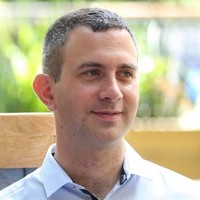
#> input picture src/ynon_perek.jpeg, 200 x 200 px; its folder holds 6 pictures in this run
$ python thumbnail-react-testing-ynon-perek.py
#> lines starting #> are read from the running program, lines starting #| are printed output that depends on the picture
#> in main, `img = Image.new('RGB', (width, height), color=background_color)`: img: PIL image 1280x720 RGB; every value is 221
### bin/mypil.py
import os
from PIL import Image, ImageDraw, ImageFont
from copy import deepcopy

root = os.path.dirname(os.path.dirname(__file__))

def heb(txt):
    rev = txt[::-1]
    return rev

def add_text(draw, text, xy, size, rtl=False, fill=(0, 0, 0)):
    font = ImageFont.truetype('Pillow/Tests/fonts/FreeSansBold.ttf', size)
    my_text = heb(text) if rtl else text
    width, height = font.getsize(my_text)
    xy = deepcopy(xy)
    if xy[0] == 'center':
        #exit(dir(draw))
        size = draw.im.size
        xy = ( (size[0]-width)/2, xy[1])
    xy = (xy[0]-width if rtl else xy[0], xy[1])
    draw.text(
        text = my_text,
        xy   = xy,
        fill = fill,
        font = font,
    )

# [22 lines left out: function add_date, not called in this run]

def embed_image(img, filename, box, size=None, mask=False):
#> called with filename = 'ynon_perek.jpeg', box = (10, 500), size = (200, 200), mask = False
    emb_img_path = os.path.join(root, 'src', filename)
    emb_img = Image.open(emb_img_path, 'r')
#> emb_img is the input picture: PIL image 200x200 RGB; mean R, G, B 188.7, 176.8, 151.2
    #size = (emb_img.size[0] / 2, emb_img.size[1] / 2)
    if size:
        emb_img.thumbnail(size)
    if mask:
       img.paste(emb_img, box=box, mask=emb_img)
    else:
       img.paste(emb_img, box=box)
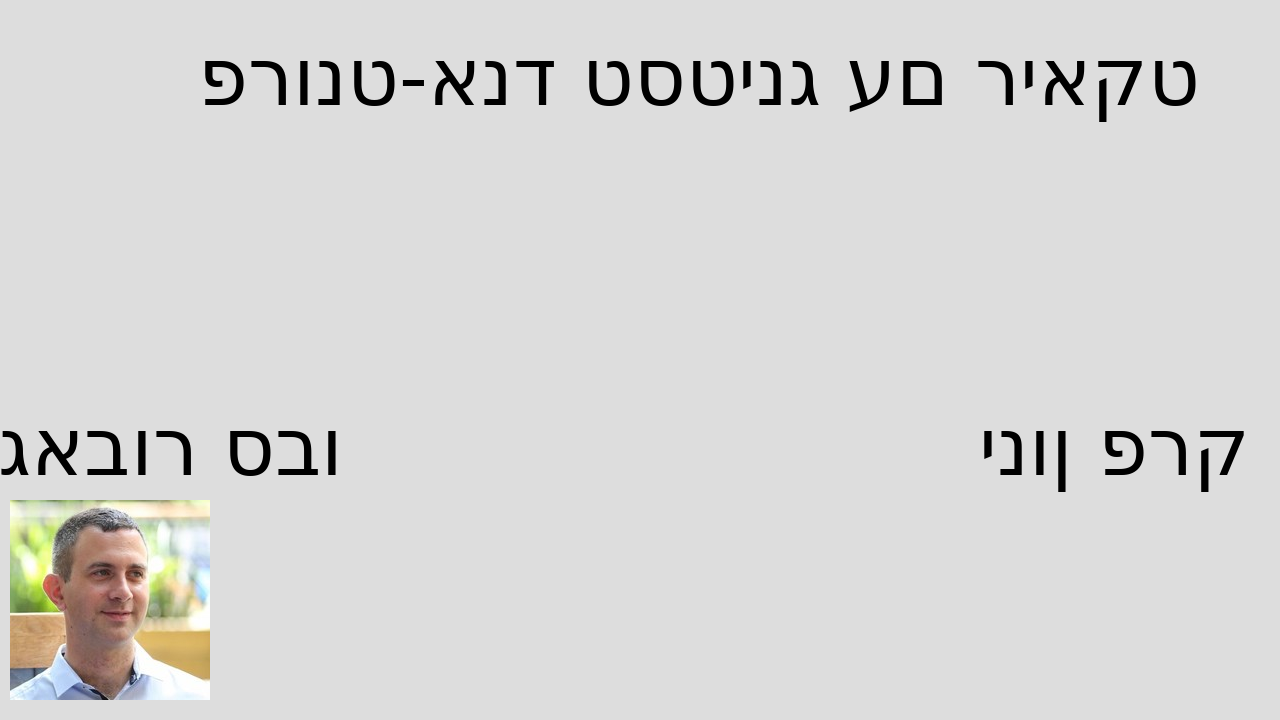
#> img: PIL image 1280x720 RGB; mean R, G, B 214.6, 214.1, 213

### bin/thumbnail-react-testing-ynon-perek.py
import os
from PIL import Image, ImageDraw, ImageFont
from mypil import add_text, add_date, embed_image

width  = 1280
height = 720

# background_color = '#eb8634'
#background_color = '#ebb434'
background_color = '#DDDDDD'

root = os.path.dirname(os.path.dirname(__file__))
#print(root)

def main():
    png_filename = os.path.splitext(os.path.basename(__file__))[0] + '.png'
    #print(png_filename)

    png_filepath = os.path.join(root, 'images', png_filename)
    #print(png_filepath)

    img = Image.new('RGB', (width, height), color=background_color)

    font_gabor = ImageFont.truetype('Pillow/Tests/fonts/FreeMono.ttf', 40)
    font_title = ImageFont.truetype('Pillow/Tests/fonts/FreeSansBold.ttf', 160)
    font = ImageFont.truetype('Pillow/Tests/fonts/FreeSansBold.ttf', 40)
    draw = ImageDraw.Draw(img)
    add_text(
        draw = draw,
        text = "פרונט-אנד טסטינג עם ריאקט",
        rtl  = True,
        size = 80,
        xy   = (1200, 30),
    )

# [7 lines of commented-out code are left out]


    add_text(
        draw = draw,
        text = "גאבור סבו                         ינון פרק",
        rtl  = True,
        size = 80,
        xy   = (1250, 400),
    )
# [24 lines of commented-out code are left out]


    embed_image(img=img, filename='ynon_perek.jpeg',    size=(200, 200), box=(10, 500))
    embed_image(img=img, filename='gabor2_612x612.jpg', size=(200, 200), box=(width-200-10, 500))
#> call 2 of embed_image, with filename = 'gabor2_612x612.jpg', box = (1070, 500), size = (200, 200), mask = False
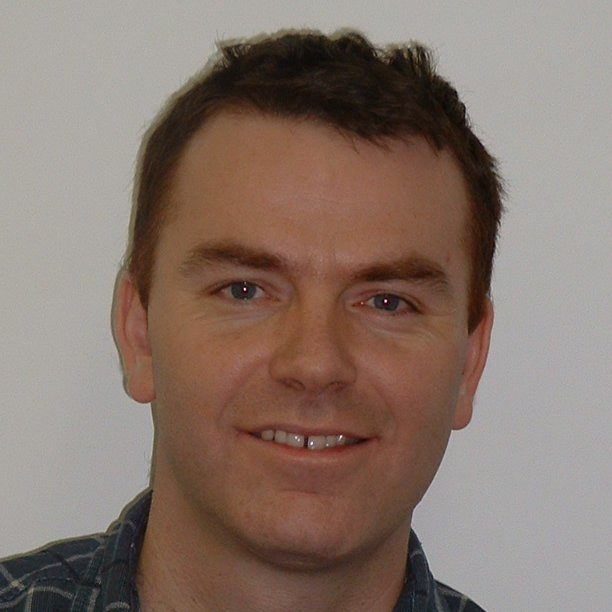
#> input picture src/gabor2_612x612.jpg, 612 x 612 px
#> in embed_image, emb_img is the input picture: PIL image 612x612 RGB; mean R, G, B 135.1, 117.5, 107.8
#> in embed_image (call 2), `img.paste(emb_img, box=box)`:
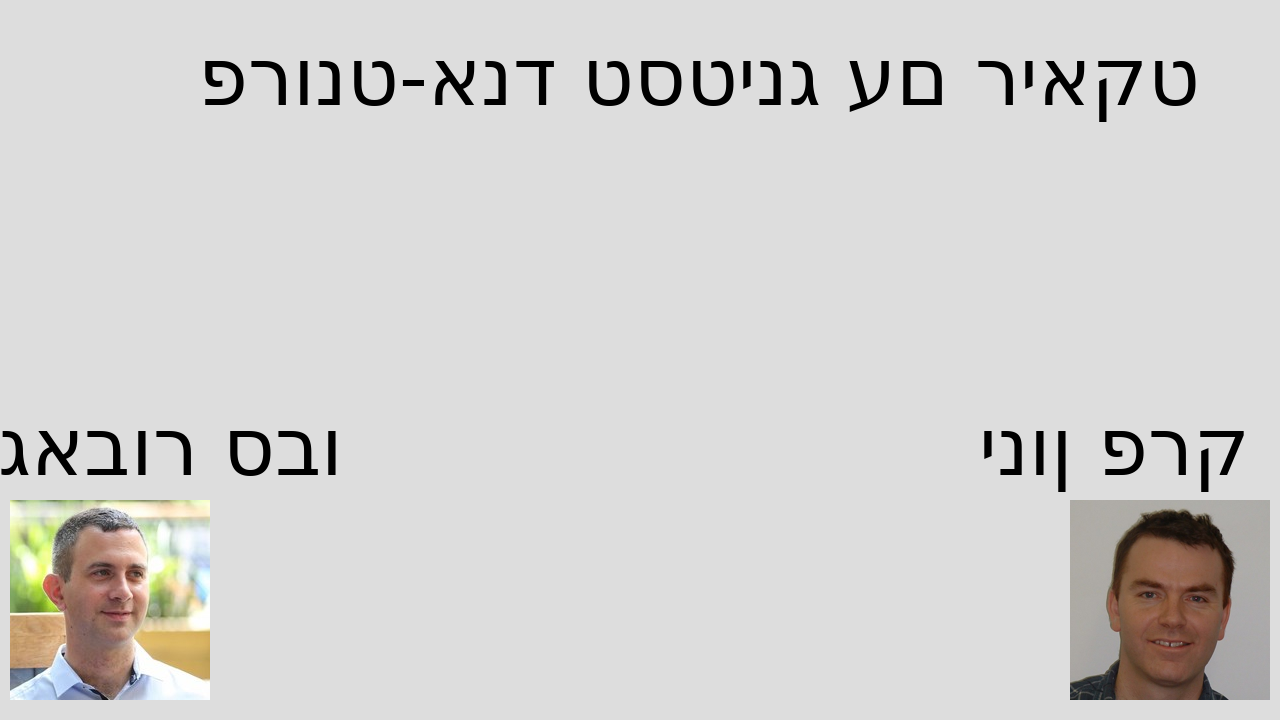
#> img: PIL image 1280x720 RGB; mean R, G, B 210.9, 209.6, 208.1

    img.save(png_filepath)
    img.show()


main()
